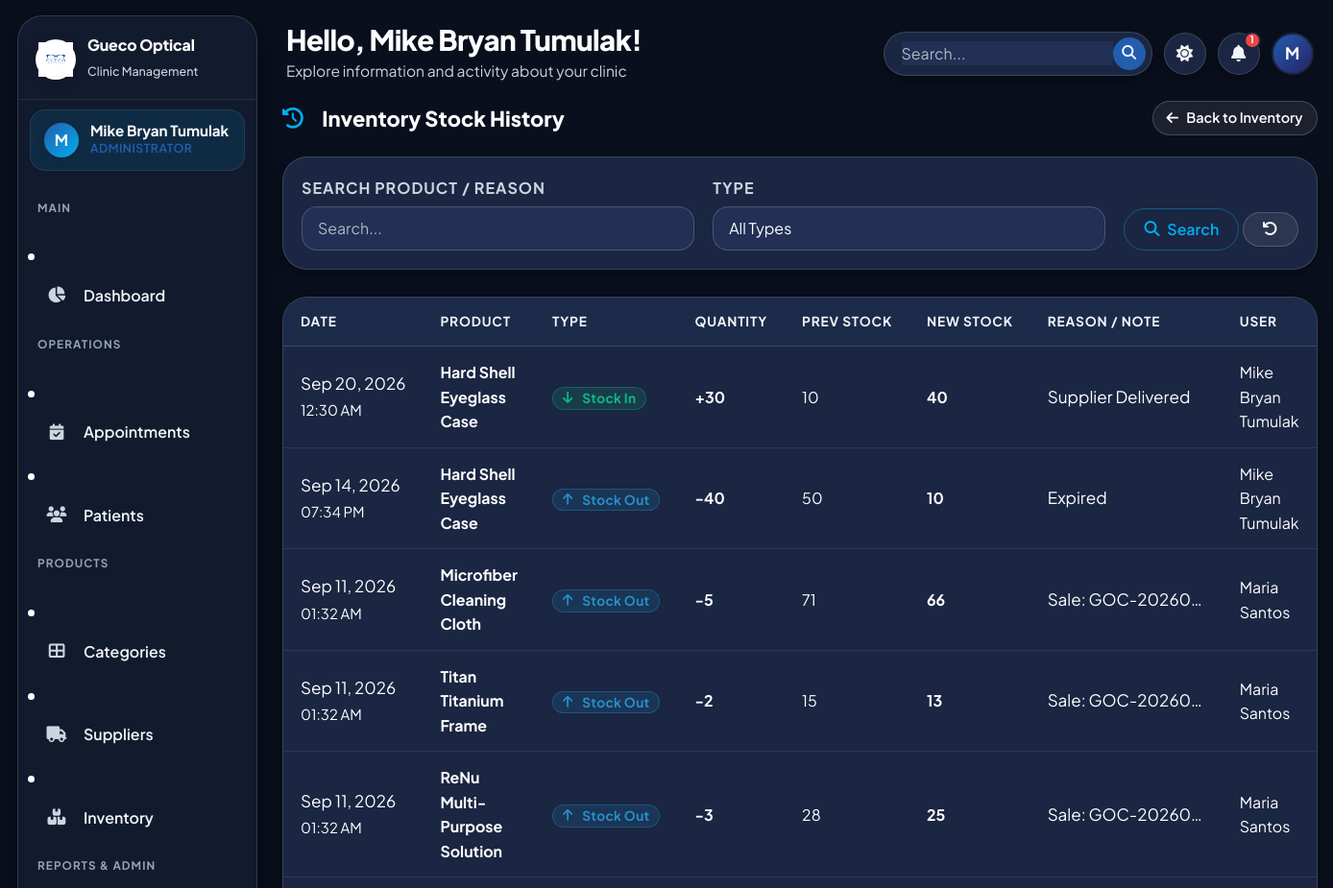
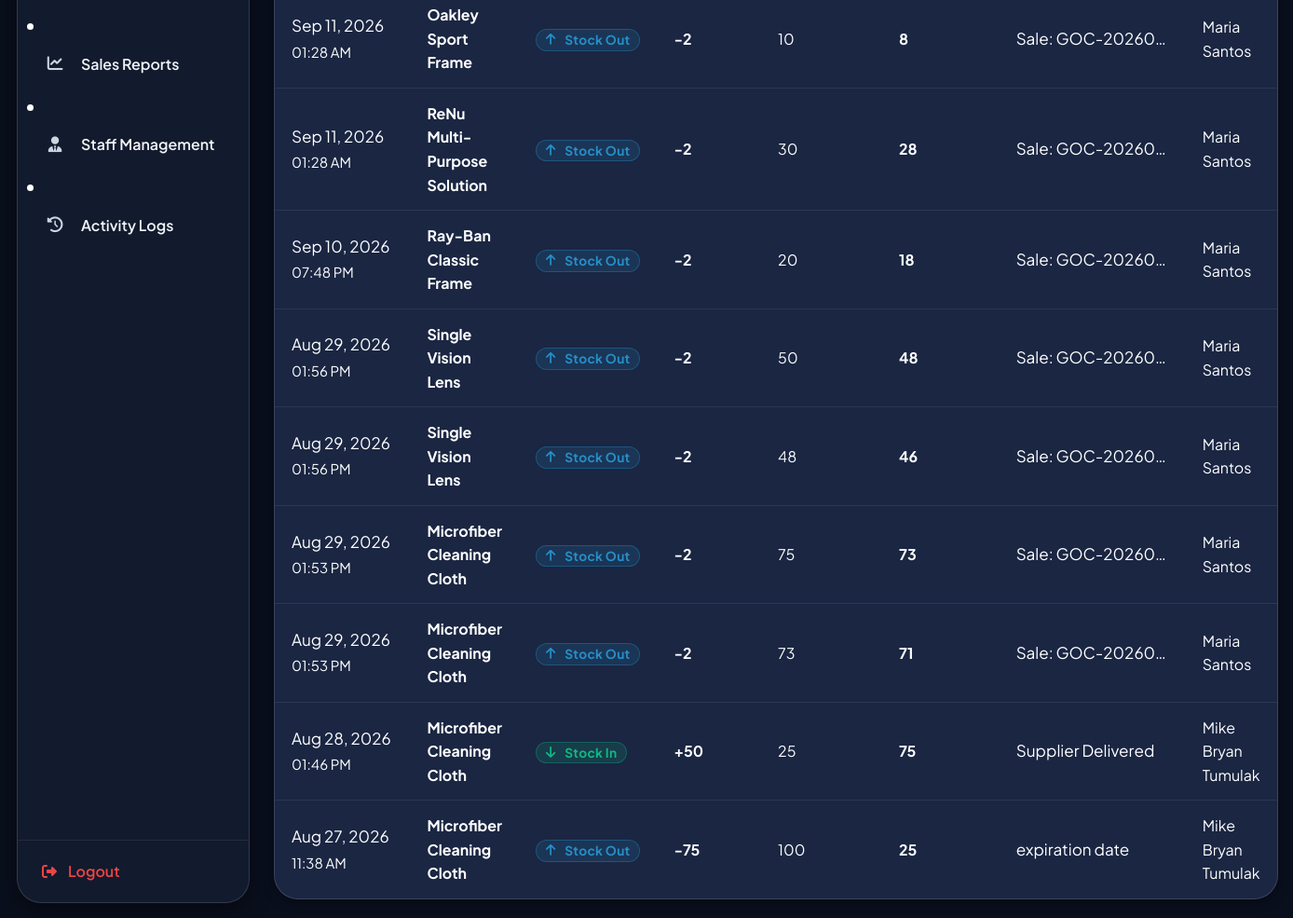
/admin/inventory_logs.php (signed in), run on the app's committed database (2 pictures, top to bottom).
### tables this page shows
CREATE TABLE `users` (
  `id` int(11) NOT NULL AUTO_INCREMENT,
  `full_name` varchar(100) NOT NULL,
  `email` varchar(100) NOT NULL,
  `password` varchar(255) NOT NULL,
  `role` enum('admin','doctor','saleslady') NOT NULL,
  `phone` varchar(20) DEFAULT NULL,
  `status` enum('active','inactive') DEFAULT 'active',
  `profile_photo` varchar(255) DEFAULT NULL,
  `created_at` timestamp NOT NULL DEFAULT current_timestamp(),
  `updated_at` timestamp NOT NULL DEFAULT current_timestamp() ON UPDATE current_timestamp(),
  PRIMARY KEY (`id`),
  UNIQUE KEY `email` (`email`)
);

CREATE TABLE `inventory_logs` (
  `id` int(11) NOT NULL AUTO_INCREMENT,
  `product_id` int(11) NOT NULL,
  `type` enum('stock_in','stock_out','adjustment') NOT NULL,
  `quantity` int(11) NOT NULL,
  `previous_stock` int(11) NOT NULL,
  `new_stock` int(11) NOT NULL,
  `reason` text DEFAULT NULL,
  `reference_id` int(11) DEFAULT NULL,
  `user_id` int(11) NOT NULL,
  `created_at` timestamp NOT NULL DEFAULT current_timestamp(),
  PRIMARY KEY (`id`),
  KEY `product_id` (`product_id`),
  KEY `user_id` (`user_id`),
  CONSTRAINT `inventory_logs_ibfk_1` FOREIGN KEY (`product_id`) REFERENCES `products` (`id`) ON DELETE CASCADE,
  CONSTRAINT `inventory_logs_ibfk_2` FOREIGN KEY (`user_id`) REFERENCES `users` (`id`)
);

CREATE TABLE `products` (
  `id` int(11) NOT NULL AUTO_INCREMENT,
  `category_id` int(11) NOT NULL,
  `tier` enum('budget','mid','high') NOT NULL DEFAULT 'budget',
  `supplier_id` int(11) DEFAULT NULL,
  `name` varchar(150) NOT NULL,
  `product_code` varchar(100) DEFAULT NULL,
  `description` text DEFAULT NULL,
  `image` varchar(255) DEFAULT NULL,
  `price` decimal(10,2) NOT NULL DEFAULT 0.00,
  `stock_quantity` int(11) NOT NULL DEFAULT 0,
  `low_stock_alert` int(11) NOT NULL DEFAULT 5,
  `status` enum('active','inactive') DEFAULT 'active',
  `created_at` timestamp NOT NULL DEFAULT current_timestamp(),
  `updated_at` timestamp NOT NULL DEFAULT current_timestamp() ON UPDATE current_timestamp(),
  PRIMARY KEY (`id`),
  UNIQUE KEY `unique_product_name` (`name`),
  KEY `category_id` (`category_id`),
  KEY `supplier_id` (`supplier_id`),
  KEY `idx_products_tier` (`tier`),
  CONSTRAINT `products_ibfk_1` FOREIGN KEY (`category_id`) REFERENCES `categories` (`id`),
  CONSTRAINT `products_ibfk_2` FOREIGN KEY (`supplier_id`) REFERENCES `suppliers` (`id`) ON DELETE SET NULL
);

### config/functions.php (called while the page is built, shortened)
<?php
function getCurrentUser(): ?array {
    try {
        $db = getDB();
        $stmt = $db->prepare("SELECT id, full_name, role, email, phone, status FROM users WHERE id = ?");
        $stmt->execute([$_SESSION['user_id']]);
        $user = $stmt->fetch();
        if ($user) {
            $currentUser = $user;
            return $currentUser;
        }
    } catch (Exception $e) {
    }
    $currentUser = [
        'id'        => $_SESSION['user_id'] ?? 0,
        'full_name' => $_SESSION['user_name'] ?? 'User',
        'role'      => $_SESSION['user_role'] ?? 'guest',
        'email'     => $_SESSION['user_email'] ?? '',
    ];
    return $currentUser;
}
function getRoleLabel(string $role): string {
    return match($role) {
        'admin'     => 'Administrator',
        'doctor'    => 'Optometrist',
        'saleslady' => 'Saleslady / Cashier',
        default     => ucfirst($role),
    };
}
function sanitize(?string $value): string {
    return htmlspecialchars(strip_tags(trim($value)), ENT_QUOTES, 'UTF-8');
}
function paginate(int $total, int $perPage, int $currentPage): array {
    $totalPages = (int) ceil($total / $perPage);
    $offset = ($currentPage - 1) * $perPage;
    return [
        'total'       => $total,
        'per_page'    => $perPage,
        'current'     => $currentPage,
        'total_pages' => $totalPages,
        'pages'       => $totalPages,
        'offset'      => $offset,
        'has_prev'    => $currentPage > 1,
        'has_next'    => $currentPage < $totalPages,
    ];
}

### admin/inventory_logs.php (the view, shortened to what this page needs)
<?php
require_once __DIR__ . '/../config/functions.php';
$db = getDB();
$search = sanitize($_GET['search'] ?? '');
$page = max(1, (int)($_GET['page'] ?? 1));
$perPage = 15;
$where = ['1=1']; $params = [];
$whereStr = implode(' AND ', $where);
$countStmt = $db->prepare("
    SELECT COUNT(*) as c
    FROM inventory_logs l
    JOIN products p ON p.id = l.product_id
    WHERE $whereStr
");
$countStmt->execute($params);
$total = (int)($countStmt->fetch()['c'] ?? 0);
$pagination = paginate($total, $perPage, $page);
$limit = (int)$perPage;
$offset = (int)$pagination['offset'];
$logsStmt = $db->prepare("
    SELECT l.*, p.name as product_name, u.full_name as user_name
    FROM inventory_logs l
    JOIN products p ON p.id = l.product_id
    LEFT JOIN users u ON u.id = l.user_id
    WHERE $whereStr
    ORDER BY l.created_at DESC
    LIMIT $limit OFFSET $offset
");
$logsStmt->execute($params);
$logs = $logsStmt->fetchAll() ?: [];
$extraHead = '<link rel="stylesheet" href="'.BASE_URL.'assets/css/pages/inventory_logs.css">';
include __DIR__ . '/../includes/header.php';
?>
<div class="section-header">
  <h5><i class="fas fa-history me-2" style="color:var(--clr-info)"></i>Inventory Stock History</h5>
  <div>
    <a href="inventory.php" class="btn btn-secondary btn-sm"><i class="fas fa-arrow-left"></i> Back to Inventory</a>
  </div>
</div>
<div class="card" style="background:var(--bg-card); border-color:var(--border-color); margin-bottom:1.5rem;">
  <div class="card-body" style="padding:1rem;">
    <form method="GET" style="display:flex; gap:1rem; flex-wrap:wrap; align-items:flex-end;">
      <div style="flex:1; min-width:200px;">
        <label class="form-label" style="color:var(--text-muted); font-size:0.85rem;">Search Product / Reason</label>
        <input type="text" name="search" class="form-control" placeholder="Search..." value="<?= htmlspecialchars($search) ?>">
      </div>
      <div style="flex:1; min-width:150px;">
        <label class="form-label" style="color:var(--text-muted); font-size:0.85rem;">Type</label>
        <select name="type" class="form-select">
          <option value="">All Types</option>
        </select>
      </div>
      <div>
        <button type="submit" class="btn btn-outline-primary"><i class="fas fa-search"></i> Search</button>
        <a href="inventory_logs.php" class="btn btn-secondary"><i class="fas fa-undo"></i></a>
      </div>
    </form>
  </div>
</div>
<div class="table-wrapper">
  <div class="table-responsive">
    <table class="table">
      <thead>
        <tr>
          <th>Date</th>
          <th>Product</th>
          <th>Type</th>
          <th>Quantity</th>
          <th>Prev Stock</th>
          <th>New Stock</th>
          <th>Reason / Note</th>
          <th>User</th>
        </tr>
      </thead>
      <tbody>
        <?php if (empty($logs)): ?>
        <tr>
          <td colspan="8">
            <div class="empty-state" style="text-align:center; padding:3rem 1rem; color:var(--text-muted);">
              <div class="empty-icon" style="font-size:2.5rem; margin-bottom:1rem; opacity:0.5;"><i class="fas fa-clipboard-list"></i></div>
              <h6>No stock history found</h6>
            </div>
          </td>
        </tr>
        <?php else: ?>
        <?php foreach ($logs as $l): ?>
        <tr>
          <td style="white-space:nowrap; color:var(--text-muted); font-size:0.9rem;">
            <?= date('M d, Y', strtotime($l['created_at'])) ?><br>
            <small><?= date('h:i A', strtotime($l['created_at'])) ?></small>
          </td>
          <td><strong style="color:var(--text-primary)"><?= sanitize($l['product_name']) ?></strong></td>
          <td>
            <?php if ($l['type'] === 'stock_in'): ?>
              <span class="badge bg-success"><i class="fas fa-arrow-down me-1"></i>Stock In</span>
            <?php elseif ($l['type'] === 'stock_out'): ?>
              <span class="badge bg-warning text-dark"><i class="fas fa-arrow-up me-1"></i>Stock Out</span>
            <?php else: ?>
              <span class="badge bg-secondary"><?= sanitize($l['type']) ?></span>
            <?php endif; ?>
          </td>
          <td style="font-weight:bold; color: <?= $l['type']==='stock_in'?'var(--clr-success)':'var(--clr-warning)' ?>">
            <?= $l['type']==='stock_in'?'+':'-' ?><?= $l['quantity'] ?>
          </td>
          <td style="color:var(--text-muted)"><?= $l['previous_stock'] ?></td>
          <td style="font-weight:bold; color:var(--text-primary)"><?= $l['new_stock'] ?></td>
          <td style="color:var(--text-muted); font-size:0.9rem; max-width:200px; white-space:nowrap; overflow:hidden; text-overflow:ellipsis;" title="<?= sanitize($l['reason']) ?>">
            <?= sanitize($l['reason']) ?: '?' ?>
          </td>
          <td><?= sanitize($l['user_name'] ?? 'System') ?></td>
        </tr>
        <?php endforeach; ?>
        <?php endif; ?>
      </tbody>
    </table>
  </div>
</div>
<?php include __DIR__ . '/../includes/footer.php'; ?>

### includes/header.php (shortened to what this page needs)
<?php
require_once __DIR__ . '/../config/functions.php';
$user        = getCurrentUser();
$fullName    = $user['full_name'] ?? 'Admin';
$initials    = strtoupper(substr($fullName, 0, 1));
$userTheme = $_COOKIE['gueco_theme'] ?? ($_COOKIE['theme'] ?? 'dark');
$currentTheme = ($userTheme === 'light') ? 'light' : 'dark';
?>
<!DOCTYPE html>
<html lang="en" data-theme="<?= $currentTheme ?>">
<head>
  <link href="https://cdn.jsdelivr.net/npm/bootstrap@5.3.3/dist/css/bootstrap.min.css" rel="stylesheet">
  <link rel="stylesheet" href="https://cdnjs.cloudflare.com/ajax/libs/font-awesome/6.5.0/css/all.min.css">
  <link rel="stylesheet" href="<?= BASE_URL ?>assets/css/style.css?v=<?= time() ?>">
  <?php if (isset($extraHead)) echo $extraHead; ?>
</head>
<body>
<div class="app-wrapper">
  <aside class="sidebar" id="sidebar">
    <div class="sidebar-logo">
      <div class="logo-icon">
        <img src="<?= BASE_URL ?>assets/images/logo.png?v=2" alt="Logo" style="width:100%; height:100%; object-fit:contain;">
      </div>
      <div class="logo-text">
        <h6>Gueco Optical</h6>
        <span>Clinic Management</span>
      </div>
    </div>
    <div class="sidebar-user">
      <div class="user-avatar">
        <span><?= $initials ?></span>
      </div>
      <div class="user-info">
        <div class="user-name"><?= sanitize($fullName) ?></div>
        <div class="user-role"><?= getRoleLabel($user['role'] ?? '') ?></div>
      </div>
    </div>
    <nav class="sidebar-nav">
      <?php include __DIR__ . '/sidebar.php'; ?>
    </nav>
    <div class="sidebar-bottom">
      <a href="<?= BASE_URL ?>logout.php" class="nav-link">
        <div class="nav-icon" style="color:var(--clr-danger)"><i class="fas fa-sign-out-alt"></i></div>
        <span>Logout</span>
      </a>
    </div>
  </aside>
  <div class="main-content">
    <header class="app-header">
      <div class="header-left">
        <div class="header-greeting">
          <h4>Hello, <?= sanitize($fullName) ?>!</h4>
          <p>Explore information and activity about your clinic</p>
        </div>
      </div>
      <div class="header-right">
        <div class="header-search-wrap">
          <input type="text" placeholder="Search..." aria-label="Search">
          <button type="button" class="header-search-btn" title="Search">
            <i class="fas fa-search"></i>
          </button>
        </div>
        <button class="header-icon-btn" id="themeToggle" title="Toggle Theme">
          <i class="fas fa-moon" id="themeIcon"></i>
        </button>
        <div class="dropdown" id="notifDropdownWrap">
          <button class="header-icon-btn" type="button" data-bs-toggle="dropdown" aria-expanded="false" title="Notifications">
            <i class="fas fa-bell"></i>
            <?php
            try {
              $db = getDB();
              $stmtCount = $db->prepare("SELECT COUNT(*) as c FROM appointments WHERE status = 'pending' AND appointment_date >= CURDATE()");
              $stmtCount->execute();
              $notifCount = $stmtCount->fetch()['c'];
            } catch(Exception $e) {
              $notifCount = 0;
              $recentAppts = [];
            }
            ?>
            <?php if ($notifCount > 0): ?>
            <span class="notif-badge" id="notifBadgeEl"><?= min($notifCount, 99) ?></span>
            <?php endif; ?>
          </button>
        </div>
        <div class="header-avatar" title="<?= sanitize($fullName) ?>">
          <?= $initials ?>
        </div>
      </div>
    </header>
    <div class="page-content">

### data on the page
users: full_name "M", full_name "Mike Bryan Tumulak", role "ADMINISTRATOR"
inventory_logs: created_at "Sep 20, 2026", created_at "12:30 AM", product.name "Hard Shell Eyeglass Case", type "stock_in" (drawn), quantity "30", previous_stock "10", new_stock "40", reason "Supplier Delivered", user.full_name "Mike Bryan Tumulak"
inventory_logs: created_at "Sep 14, 2026", created_at "07:34 PM", product.name "Hard Shell Eyeglass Case", type "stock_out" (drawn), quantity "40", previous_stock "50", new_stock "10", reason "Expired", user.full_name "Mike Bryan Tumulak"
inventory_logs: created_at "Sep 11, 2026", created_at "01:32 AM", product.name "Microfiber Cleaning Cloth", type "stock_out" (drawn), quantity "5", previous_stock "71", new_stock "66", reason "Sale: GOC-20260…", user.full_name "Maria Santos"
inventory_logs: created_at "Sep 11, 2026", created_at "01:32 AM", product.name "Titan Titanium Frame", type "stock_out" (drawn), quantity "2", previous_stock "15", new_stock "13", reason "Sale: GOC-20260…", user.full_name "Maria Santos"
inventory_logs: created_at "Sep 11, 2026", created_at "01:32 AM", product.name "ReNu Multi-Purpose Solution", type "stock_out" (drawn), quantity "3", previous_stock "28", new_stock "25", reason "Sale: GOC-20260…", user.full_name "Maria Santos"
inventory_logs: created_at "Sep 11, 2026", created_at "01:28 AM", product.name "Oakley Sport Frame", type "stock_out" (drawn), quantity "2", previous_stock "10", new_stock "8", reason "Sale: GOC-20260…", user.full_name "Maria Santos"
inventory_logs: created_at "Sep 11, 2026", created_at "01:28 AM", product.name "ReNu Multi-Purpose Solution", type "stock_out" (drawn), quantity "2", previous_stock "30", new_stock "28", reason "Sale: GOC-20260…", user.full_name "Maria Santos"
inventory_logs: created_at "Sep 10, 2026", created_at "07:48 PM", product.name "Ray-Ban Classic Frame", type "stock_out" (drawn), quantity "2", previous_stock "20", new_stock "18", reason "Sale: GOC-20260…", user.full_name "Maria Santos"
inventory_logs: created_at "Aug 29, 2026", created_at "01:56 PM", product.name "Single Vision Lens", type "stock_out" (drawn), quantity "2", previous_stock "50", new_stock "48", reason "Sale: GOC-20260…", user.full_name "Maria Santos"
inventory_logs: created_at "Aug 29, 2026", created_at "01:56 PM", product.name "Single Vision Lens", type "stock_out" (drawn), quantity "2", previous_stock "48", new_stock "46", reason "Sale: GOC-20260…", user.full_name "Maria Santos"
inventory_logs: created_at "Aug 29, 2026", created_at "01:53 PM", product.name "Microfiber Cleaning Cloth", type "stock_out" (drawn), quantity "2", previous_stock "75", new_stock "73", reason "Sale: GOC-20260…", user.full_name "Maria Santos"
inventory_logs: created_at "Aug 29, 2026", created_at "01:53 PM", product.name "Microfiber Cleaning Cloth", type "stock_out" (drawn), quantity "2", previous_stock "73", new_stock "71", reason "Sale: GOC-20260…", user.full_name "Maria Santos"
inventory_logs: created_at "Aug 28, 2026", created_at "01:46 PM", product.name "Microfiber Cleaning Cloth", type "stock_in" (drawn), quantity "50", previous_stock "25", new_stock "75", reason "Supplier Delivered", user.full_name "Mike Bryan Tumulak"
inventory_logs: created_at "Aug 27, 2026", created_at "11:38 AM", product.name "Microfiber Cleaning Cloth", type "stock_out" (drawn), quantity "75", previous_stock "100", new_stock "25", reason "expiration date", user.full_name "Mike Bryan Tumulak"

### other printed values
min($notifCount, 99) "1"
